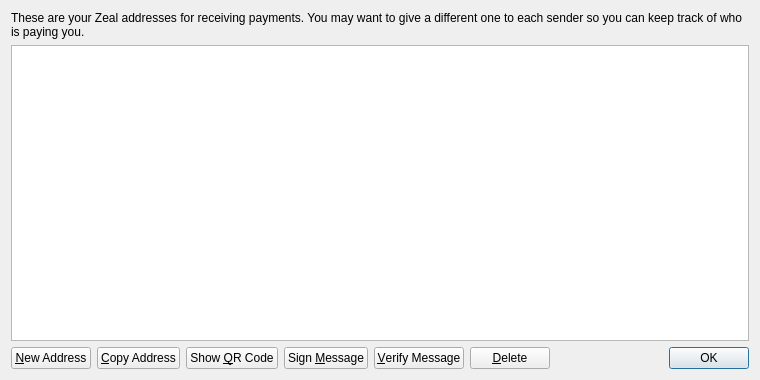
<?xml version="1.0" encoding="UTF-8"?>
<ui version="4.0">
 <class>AddressBookPage</class>
 <widget class="QWidget" name="AddressBookPage">
  <property name="geometry">
   <rect>
    <x>0</x>
    <y>0</y>
    <width>760</width>
    <height>380</height>
   </rect>
  </property>
  <property name="windowTitle">
   <string>Address Book</string>
  </property>
  <layout class="QVBoxLayout" name="verticalLayout">
   <item>
    <widget class="QLabel" name="labelExplanation">
     <property name="text">
      <string>These are your Zeal addresses for receiving payments. You may want to give a different one to each sender so you can keep track of who is paying you.</string>
     </property>
     <property name="textFormat">
      <enum>Qt::PlainText</enum>
     </property>
     <property name="wordWrap">
      <bool>true</bool>
     </property>
    </widget>
   </item>
   <item>
    <widget class="QTableView" name="tableView">
     <property name="contextMenuPolicy">
      <enum>Qt::CustomContextMenu</enum>
     </property>
     <property name="toolTip">
      <string>Double-click to edit address or label</string>
     </property>
     <property name="tabKeyNavigation">
      <bool>false</bool>
     </property>
     <property name="selectionMode">
      <enum>QAbstractItemView::SingleSelection</enum>
     </property>
     <property name="selectionBehavior">
      <enum>QAbstractItemView::SelectRows</enum>
     </property>
     <property name="sortingEnabled">
      <bool>true</bool>
     </property>
     <attribute name="verticalHeaderVisible">
      <bool>false</bool>
     </attribute>
    </widget>
   </item>
   <item>
    <layout class="QHBoxLayout" name="horizontalLayout">
     <item>
      <widget class="QPushButton" name="newAddressButton">
       <property name="toolTip">
        <string>Create a new address</string>
       </property>
       <property name="text">
        <string>&amp;New Address</string>
       </property>
      </widget>
     </item>
     <item>
      <widget class="QPushButton" name="copyToClipboard">
       <property name="toolTip">
        <string>Copy the currently selected address to the system clipboard</string>
       </property>
       <property name="text">
        <string>&amp;Copy Address</string>
       </property>
      </widget>
     </item>
     <item>
      <widget class="QPushButton" name="showQRCode">
       <property name="text">
        <string>Show &amp;QR Code</string>
       </property>
      </widget>
     </item>
     <item>
      <widget class="QPushButton" name="signMessage">
       <property name="toolTip">
        <string>Sign a message to prove you own a Zeal address</string>
       </property>
       <property name="text">
        <string>Sign &amp;Message</string>
       </property>
      </widget>
     </item>
     <item>
      <widget class="QPushButton" name="verifyMessage">
       <property name="toolTip">
        <string>Verify a message to ensure it was signed with a specified Zeal address</string>
       </property>
       <property name="text">
        <string>&amp;Verify Message</string>
       </property>
      </widget>
     </item>
     <item>
      <widget class="QPushButton" name="deleteButton">
       <property name="toolTip">
        <string>Delete the currently selected address from the list</string>
       </property>
       <property name="text">
        <string>&amp;Delete</string>
       </property>
      </widget>
     </item>
     <item>
      <spacer name="horizontalSpacer">
       <property name="orientation">
        <enum>Qt::Horizontal</enum>
       </property>
       <property name="sizeHint" stdset="0">
        <size>
         <width>40</width>
         <height>20</height>
        </size>
       </property>
      </spacer>
     </item>
     <item>
      <widget class="QDialogButtonBox" name="buttonBox">
       <property name="sizePolicy">
        <sizepolicy hsizetype="Maximum" vsizetype="Fixed">
         <horstretch>0</horstretch>
         <verstretch>0</verstretch>
        </sizepolicy>
       </property>
       <property name="standardButtons">
        <set>QDialogButtonBox::Ok</set>
       </property>
      </widget>
     </item>
    </layout>
   </item>
  </layout>
 </widget>
 <resources>
  <include location="../bitcoin.qrc"/>
 </resources>
 <connections/>
</ui>
